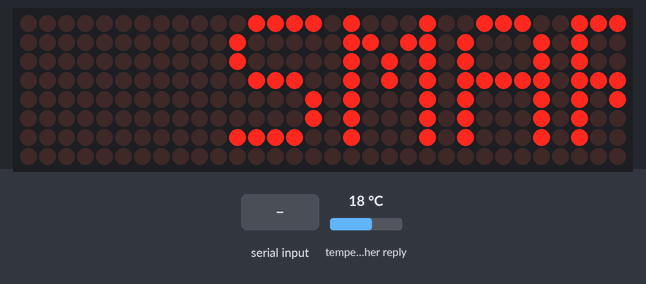
Recording of a sketch running on a simulated ESP8266 (NodeMCU). Shown: 32×8 LED matrix. Inputs (shaded band) come from the test bench; at power-on: temperature in the weather reply 18 °C. WiFi joins after 1.5 s; servers stay silent unless stated; web services answer with replies made up by the test bench; what the sketch prints to the serial monitor is not drawn.

Above: at 2.9 s.
3.0 s: "true\n" received over the second serial link
At 10.57 s:
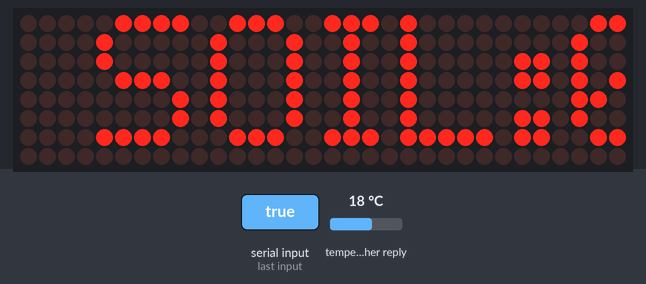
At 20.34 s:
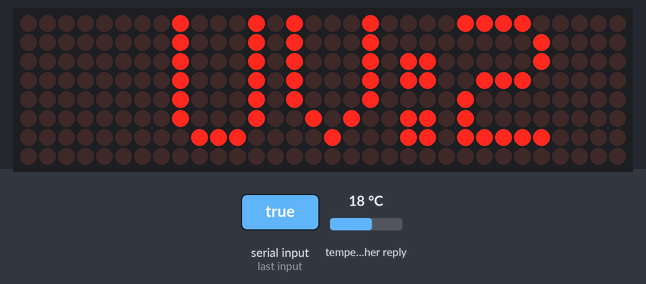
20.9 s: "90,45\n" received over the second serial link
26.5 s: "30,150\n" received over the second serial link
At 35.64 s:
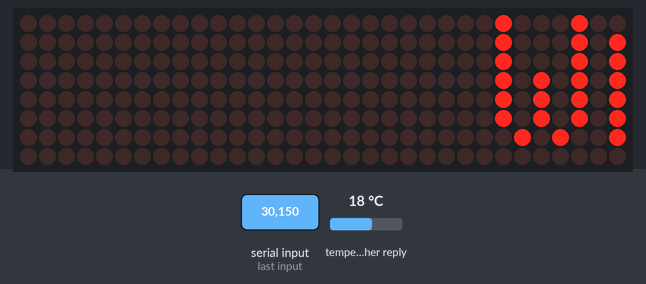

The sketch:

nodemcu_weather_led.ino
```cpp
// ============================================
// SmartPlant - NodeMCU ESP8266 Controller
// Handles: WiFi, Weather API, LED Matrix, Serial to Arduino
// ============================================

#include <ESP8266WiFi.h>
#include <ESP8266HTTPClient.h>
#include <ESP8266WebServer.h>
#include <ArduinoJson.h>
#include <MD_Parola.h>
#include <MD_MAX72xx.h>
#include <SoftwareSerial.h>

// --- LED Matrix Config ---
#define HARDWARE_TYPE MD_MAX72XX::FC16_HW
#define MAX_DEVICES 4
#define CLK_PIN   D5   // GPIO14
#define DATA_PIN  D7   // GPIO13
#define CS_PIN    D8   // GPIO15

MD_Parola display = MD_Parola(HARDWARE_TYPE, DATA_PIN, CLK_PIN, CS_PIN, MAX_DEVICES);
SoftwareSerial arduinoSerial(D1, D6); // RX=D1(GPIO5), TX=D6(GPIO12)
ESP8266WebServer server(80);

// --- WiFi Credentials (CHANGE THESE!) ---
const char* ssid = "iPhone";
const char* password = "1234567891";

// --- Weather API (Open-Meteo, free, no API key) ---
// Change latitude & longitude to your city!
const String weatherURL = "http://api.open-meteo.com/v1/forecast"
  "?latitude=19.076&longitude=72.8777"
  "&current=temperature_2m,relative_humidity_2m,precipitation,weather_code"
  "&daily=precipitation_sum,uv_index_max"
  "&timezone=auto&forecast_days=2";

// --- State Variables ---
float temperature = 0, humidity = 0, rain = 0, uvIndex = 0;
float rainForecast = 0;
int weatherCode = 0;
int soilMoisture = 50;
bool shouldWater = false;
bool autoMode = true;
String customMessage = "";

String messages[6];
int msgCount = 0;
int currentMsg = 0;
unsigned long lastWeatherFetch = 0;
unsigned long lastSerialComm = 0;

void setup() {
  Serial.begin(115200);
  arduinoSerial.begin(9600);

  // Initialize LED Matrix
  display.begin();
  display.setIntensity(5);
  display.displayClear();
  display.displayScroll("SMARTPLANT STARTING...", PA_CENTER, PA_SCROLL_LEFT, 50);

  // Connect to WiFi
  WiFi.begin(ssid, password);
  Serial.print("Connecting to WiFi");
  int attempts = 0;
  while (WiFi.status() != WL_CONNECTED && attempts < 40) {
    delay(500);
    Serial.print(".");
    attempts++;
  }

  if (WiFi.status() == WL_CONNECTED) {
    Serial.println("\nWiFi Connected! IP: " + WiFi.localIP().toString());

    // --- Setup API Endpoints for Dashboard ---
    server.on("/api/data", HTTP_GET, []() {
      server.sendHeader("Access-Control-Allow-Origin", "*");
      String json = "{";
      json += "\"soil\":" + String(soilMoisture) + ",";
      json += "\"temp\":" + String(temperature) + ",";
      json += "\"humidity\":" + String(humidity) + ",";
      json += "\"rain\":" + String(rain) + ",";
      json += "\"pump\":" + String(shouldWater ? "true" : "false");
      json += "}";
      server.send(200, "application/json", json);
    });

    server.on("/api/water", HTTP_POST, []() {
      server.sendHeader("Access-Control-Allow-Origin", "*");
      shouldWater = true;
      sendCommandToArduino(); // Tell Arduino to run pump
      server.send(200, "text/plain", "Watering triggered by Dashboard!");
    });

    server.on("/api/auto", HTTP_POST, []() {
      server.sendHeader("Access-Control-Allow-Origin", "*");
      if (server.hasArg("state")) {
        autoMode = (server.arg("state") == "true");
      }
      server.send(200, "text/plain", autoMode ? "Auto ON" : "Auto OFF");
    });

    server.on("/api/message", HTTP_POST, []() {
      server.sendHeader("Access-Control-Allow-Origin", "*");
      if (server.hasArg("text")) {
        customMessage = server.arg("text");
        updateMessages(); // Refresh the scroll queue immediately
      }
      server.send(200, "text/plain", "Message received");
    });

    // Handle CORS Preflight for the browser
    server.onNotFound([]() {
      if (server.method() == HTTP_OPTIONS) {
        server.sendHeader("Access-Control-Allow-Origin", "*");
        server.sendHeader("Access-Control-Allow-Methods", "GET, POST, OPTIONS");
        server.sendHeader("Access-Control-Allow-Headers", "Content-Type");
        server.send(204);
      } else {
        server.send(404, "text/plain", "Not found");
      }
    });

    server.begin();
    Serial.println("Web Server Started!");
  } else {
    Serial.println("\nWiFi FAILED - running offline mode");
  }

  fetchWeather();
}

void loop() {
  server.handleClient(); // Listen for dashboard requests

  // Animate scrolling display
  if (display.displayAnimate()) {
    currentMsg = (currentMsg + 1) % msgCount;
    if (msgCount > 0) {
      display.displayScroll(messages[currentMsg].c_str(), PA_CENTER, PA_SCROLL_LEFT, 40);
    }
  }

  // Fetch weather every 30 minutes
  if (millis() - lastWeatherFetch > 1800000UL || lastWeatherFetch == 0) {
    fetchWeather();
    lastWeatherFetch = millis();
  }

  // Communicate with Arduino every 5 seconds
  if (millis() - lastSerialComm > 5000) {
    readArduinoData();
    makeDecision();
    sendCommandToArduino();
    lastSerialComm = millis();
  }
}

void fetchWeather() {
  if (WiFi.status() != WL_CONNECTED) return;

  WiFiClient client;
  HTTPClient http;
  http.begin(client, weatherURL);
  int httpCode = http.GET();

  if (httpCode == 200) {
    DynamicJsonDocument doc(2048);
    DeserializationError err = deserializeJson(doc, http.getString());

    if (!err) {
      temperature = doc["current"]["temperature_2m"];
      humidity = doc["current"]["relative_humidity_2m"];
      rain = doc["current"]["precipitation"];
      weatherCode = doc["current"]["weather_code"];
      uvIndex = doc["daily"]["uv_index_max"][0];
      rainForecast = doc["daily"]["precipitation_sum"][1];
      Serial.println("Weather OK: " + String(temperature) + "°C, Rain: " + String(rain) + "mm");
    }
  } else {
    Serial.println("Weather HTTP error: " + String(httpCode));
  }
  http.end();
  updateMessages();
}

void readArduinoData() {
  arduinoSerial.println("READ");
  delay(100);
  if (arduinoSerial.available()) {
    String data = arduinoSerial.readStringUntil('\n');
    data.trim();
    int val = data.toInt();
    if (val >= 0 && val <= 100) {
      soilMoisture = val;
      Serial.println("Soil from Arduino: " + String(soilMoisture) + "%");
    }
  }
}

void makeDecision() {
  shouldWater = false;
  if (!autoMode) return; // Skip auto-watering if disabled from dashboard

  // Rain detected or forecast → skip watering
  if (rain > 0 && soilMoisture > 20) {
    shouldWater = false;
  }
  else if (rainForecast > 1.0 && soilMoisture > 30) {
    shouldWater = false;
  }
  // Critical dry → always water
  else if (soilMoisture < 20) {
    shouldWater = true;
  }
  // Hot + dry → water
  else if (soilMoisture < 35 && temperature > 35) {
    shouldWater = true;
  }
  // Dry → water
  else if (soilMoisture < 35) {
    shouldWater = true;
  }

  updateMessages();
}

void sendCommandToArduino() {
  if (shouldWater) {
    arduinoSerial.println("WATER");
  } else {
    arduinoSerial.println("STOP");
  }
}

void updateMessages() {
  msgCount = 0;
  messages[msgCount++] = "TEMP:" + String((int)temperature) + "C HUM:" + String((int)humidity) + "%";

  if (soilMoisture < 30) {
    messages[msgCount++] = "SOIL:" + String(soilMoisture) + "% THIRSTY!";
  } else {
    messages[msgCount++] = "SOIL:" + String(soilMoisture) + "% HAPPY PLANT";
  }

  if (rain > 0) {
    messages[msgCount++] = "RAIN TODAY - SKIP WATERING";
  } else if (shouldWater) {
    messages[msgCount++] = "WATERING PLANT NOW";
  } else {
    messages[msgCount++] = "ALL GOOD - PLANT HAPPY";
  }

  if (customMessage != "") {
    messages[msgCount++] = ">>> " + customMessage + " <<<";
  }

  messages[msgCount++] = "UV:" + String((int)uvIndex) + " SMARTPLANT v1.0";
}
```

Measured:
- after the input at 3.0 s, the display: first differs from a run without the input after 7.5 s (image 1 shows a later state)
- after the input at 26.5 s, the display: first differs from a run without the input after 8.8 s (image 3 shows a later state)
